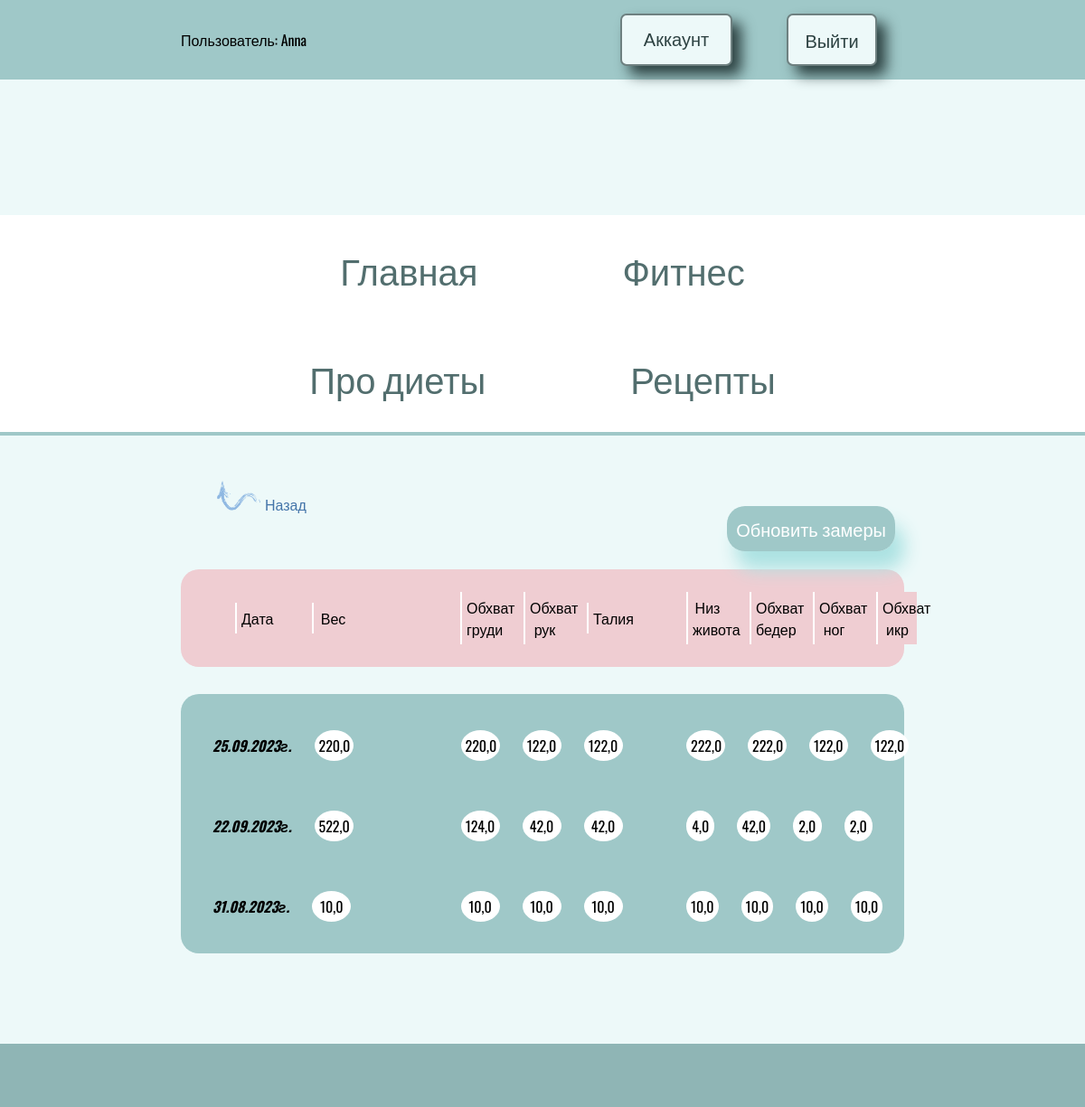
The page /user/body/ (signed in) on the database its author committed.
### user/models.py (models this page shows, shortened)
class Body(models.Model):
    user = models.ForeignKey(Profile, on_delete=models.CASCADE, null=True, blank=True)
    weight = models.FloatField(null=True, blank=True, default=0, verbose_name='Вес')
    chest_girth = models.FloatField(null=True, blank=True, default=0, verbose_name='Обхват груди')
    arm_chest = models.FloatField(null=True, blank=True, default=0, verbose_name='Обхват рук')
    waist = models.FloatField(null=True, blank=True, default=0, verbose_name='Талия')
    lower_abdomen = models.FloatField(null=True, blank=True, default=0, verbose_name='Низ живота')
    hip_girth = models.FloatField(null=True, blank=True, default=0, verbose_name='Обхват бедер')
    leg_girth = models.FloatField(null=True, blank=True, default=0, verbose_name='Обхват ног')
    calf_girth = models.FloatField(null=True, blank=True, default=0, verbose_name='Обхват икр')
    date = models.DateTimeField(auto_now_add=True)
    class Meta:
        ordering = ['-date']

### user/views.py (the view)
# urls.py: path('body/', views.body, name='body'),
@login_required(login_url='login-user')
def body(request):
    obj = Body.objects.filter(user=request.user.id)
    context = {
        'obj': obj,
    }
    return render(request, 'user/body.html', context)

### user/templates/user/body.html
{% extends 'food/base.html' %}
{% block content %}
{% load static %}
<a href="{% url 'account' %}" class="img-size"><img src="{% static 'food/strelka2.png' %}" alt="" class="strelka">Назад</a>
<div class="body_link"><a href="{% url 'update_body' %}" class="body-a">Обновить замеры</a></div>
<div class="body-3 none">
    <div class="date non">
        <div class="body_block">
            <div class="girth g-4">Дата</div>
            <div class="girth code g-4">Вес</div>
        </div>
        <div class="body_block">
            <div class="girth g-4">Обхват груди</div>
            <div class="girth g-4">Обхват рук</div>
            <div class="girth g-4">Талия</div>
        </div>
        <div class="body_block non">
            <div class="girth g-4">Низ живота</div>
            <div class="girth g-4">Обхват бедер</div>
            <div class="girth g-4">Обхват ног</div>
            <div class="girth g-4">Обхват икр</div>
        </div>
    </div>
</div>
<div class="body-3">
    {% for o in obj %}
    <div class="date">
        <div class="body_block"><i><b>{{ o.date|date:'d.m.Y' }}г.</b></i>
            <div class="girth">{{ o.weight }}</div>
        </div>
        <ul class="body_block">
            <li class="girth">{{ o.chest_girth }}</li>
            <li class="girth">{{ o.arm_chest }}</li>
            <li class="girth">{{ o.waist }}</li>
        </ul>
        <ul class="body_block">
            <li class="girth">{{ o.lower_abdomen }}</li>
            <li class="girth">{{ o.hip_girth }}</li>
            <li class="girth">{{ o.leg_girth }}</li>
            <li class="girth">{{ o.calf_girth }}</li>
        </ul>
    </div>
    {% endfor %}
</div>
{% endblock %}

### food/templates/food/base.html (shortened to what this page needs)
<!DOCTYPE html>
{% load static %}
<html lang="en">
<head>
    <link rel="stylesheet" href="{% static 'css/style.css' %}">
</head>
<body>
{% block menu %}
<div class="but">
    {% if user.is_authenticated %}
    <p>Пользователь: {{ user.username|capfirst }}</p>
    <div class="wrap">
        <p class="btn"><a href="{% url 'account' %}">Аккаунт</a></p>
        <form action="{% url 'logoutuser' %}" method="post">
            <input type="submit" class="btn" value="Выйти">
        </form>
    </div>
    {% else %}
    <div class="reg">
        <p class="edit"><a href="{% url 'login-user' %}">Вход</a></p>
        <p class="edit"><a href="{% url 'registration' %}">Регистрация</a></p>
        {% endif %}
    </div>
<div class="wrapper">
    <ul class="menu menu_account">
        <li class="pink"><a href="{% url 'index' %}">Главная</a></li>
        <li class="pink"><a href="{% url 'training' %}">Фитнес</a></li>
        <li class="pink"><a href="{% url 'diets' %}">Про диеты</a></li>
        <li class="pink"><a href="{% url 'recipes' %}">Рецепты</a></li>
    </ul>
</div>
{% endblock %}
{% block content %}
{% endblock %}
<div class="end"></div>
</body>
</html>

### food/static/css/style.css (style rules this page uses)
body { padding: 0; margin: 0; font-family: 'Oswald', sans-serif; background-color: #edf9f9; }
.menu { display: flex; font-size: 40px; margin-top: 150px; margin-bottom: 150px; padding: 0 200px; flex-wrap: wrap; justify-content: center; box-sizing: border-box; background-color: white; border-bottom: solid #9fc8c8 4px; font-weight: 300; }
.menu a { color:#526e6e; }
.menu li { padding: 30px 80px; list-style: none; }
a { text-decoration: none; color: #2d4242; }
.but { padding: 0 200px; background-color: #9fc8c8; display: flex; justify-content: space-between; align-items: baseline; }
.wrap { display: flex; justify-content: space-between; }
.btn { display: block; text-align: center; padding: 10px; margin: 15px 30px; font-weight: 400; font-size: 20px; border: 2px solid #2d4242a8; box-shadow: 10px 10px 15px #2d4242; border-radius: 7px; background-color: #edf9f9; width: 100px; color: #2d4242; }
.wrap input { padding: 12px; font-family: 'Oswald', sans-serif; color: #2d4242; }
.end { height: 70px; background-color: #8fb5b5; margin-top: 100px; }
.menu_account { margin-bottom: 50px; }
.body-3 { background-color: #9fc8c8; margin: 30px auto; padding: 10px; width: 65%; border-radius: 20px; }
.date { display: flex; justify-content: space-between; padding: 5px; margin-top: 5px; }
.body_block { margin: 10px; padding: 10px; display: flex; justify-content: flex-start; align-items: center; width: 30%; }
.girth { margin-left: 10px; padding: 5px; list-style: none; width: 33px; margin-left: 25px; background-color: white; border-radius: 100%; text-align: center; }
.code { margin-left: 40px; background-color: none; border-radius: 0; }
.non { border: none; }
.none { padding-top: 0; padding-bottom: 0; background-color: rgb(239, 205, 210); }
.g-4 { background-color: #efcdd2; border-radius: 0; border-left: 2px solid white; align-items: baseline; }
.body_link { margin: 0 auto 30px auto; width: 65%; text-align: end; }
.body-a { background-color: #9fc8c8; font-size: 20px; padding: 10px; border-radius: 20px; color: white; box-shadow: 10px 20px 20px rgb(172, 226, 226); }
.strelka { width: 4%; margin-left: 20%; margin-right: 5px; }
.img-size { color: #4374a9; }

### rows shown on the page
Body: date "25.09.2023", weight "220,0", chest_girth "220,0", arm_chest "122,0", waist "122,0", lower_abdomen "222,0", hip_girth "222,0", leg_girth "122,0", calf_girth "122,0"
Body: date "22.09.2023", weight "522,0", chest_girth "124,0", arm_chest "42,0", waist "42,0", lower_abdomen "4,0", hip_girth "42,0", leg_girth "2,0", calf_girth "2,0"
Body: date "31.08.2023", weight "10,0", chest_girth "10,0", arm_chest "10,0", waist "10,0", lower_abdomen "10,0", hip_girth "10,0", leg_girth "10,0", calf_girth "10,0"

### other values the page prints
{{ user.username|capfirst }} "Anna"
